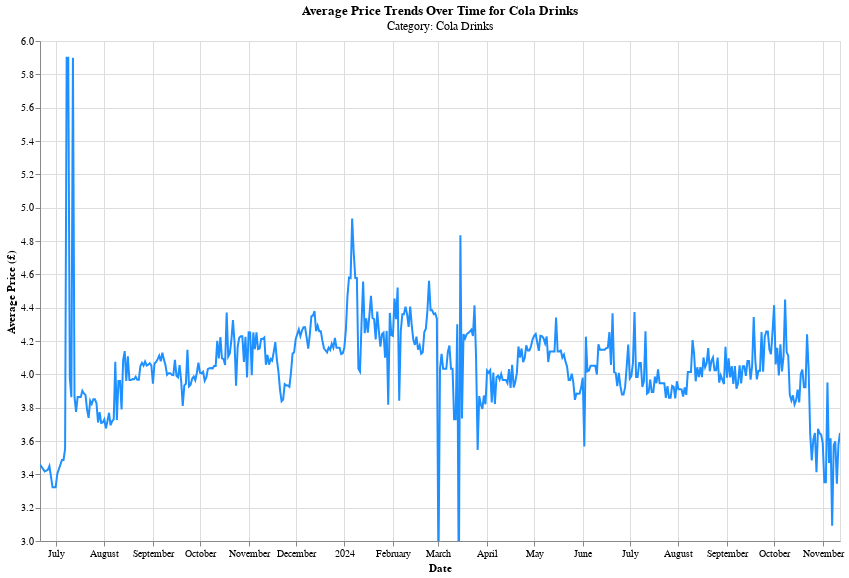

Write notebook code for a chart like this one.
### Code cell
import altair as alt
import pandas as pd

# Assuming `category_price_trends` is a Pandas DataFrame
# Convert date column to datetime if it's not already
category_price_trends['date'] = pd.to_datetime(category_price_trends['date'])

# Create the Altair chart
chart = alt.Chart(category_price_trends).mark_line(color='dodgerblue', strokeWidth=2).encode(
    x=alt.X('date:T', title='Date'),
    y=alt.Y('price:Q', title='Average Price (£)', scale=alt.Scale(domain=[3, 6])),  # Adjust y-axis scale
    tooltip=['date:T', 'price:Q'],
    color=alt.value('dodgerblue')
).properties(
    title='Average Price Trends Over Time for Cola Drinks',
    width=800,
    height=500
).interactive()

# Add a built-in legend to indicate "Cola Drinks"
chart = chart.encode(
    color=alt.value('dodgerblue')  # Keeps the color fixed
).properties(
    title={
        "text": ["Average Price Trends Over Time for Cola Drinks"],
        "subtitle": ["Category: Cola Drinks"]
    }
)

# Display the final chart
chart.show()

### Figure 1 — Vega-Lite specification as saved in the notebook (floating-point values rounded to 4 significant figures; data arrays with more than 128 entries replaced by an {"elided": "..."} marker saying what was removed)
{"config": {"view": {"continuousWidth": 300, "continuousHeight": 300}}, "data": {"name": "data-fa1f7654ce5847d64e755a07f4fb81a7"}, "mark": {"type": "line", "color": "dodgerblue", "strokeWidth": 2}, "encoding": {"color": {"value": "dodgerblue"}, "tooltip": [{"field": "date", "type": "temporal"}, {"field": "price", "type": "quantitative"}], "x": {"field": "date", "title": "Date", "type": "temporal"}, "y": {"field": "price", "scale": {"domain": [3, 6]}, "title": "Average Price (£)", "type": "quantitative"}}, "height": 500, "params": [{"name": "param_5", "select": {"type": "interval", "encodings": ["x", "y"]}, "bind": "scales"}], "title": {"text": ["Average Price Trends Over Time for Cola Drinks"], "subtitle": ["Category: Cola Drinks"]}, "width": 800, "$schema": "https://vega.github.io/schema/vega-lite/v5.20.1.json", "datasets": {"data-fa1f7654ce5847d64e755a07f4fb81a7": {"elided": "504 records"}}}
